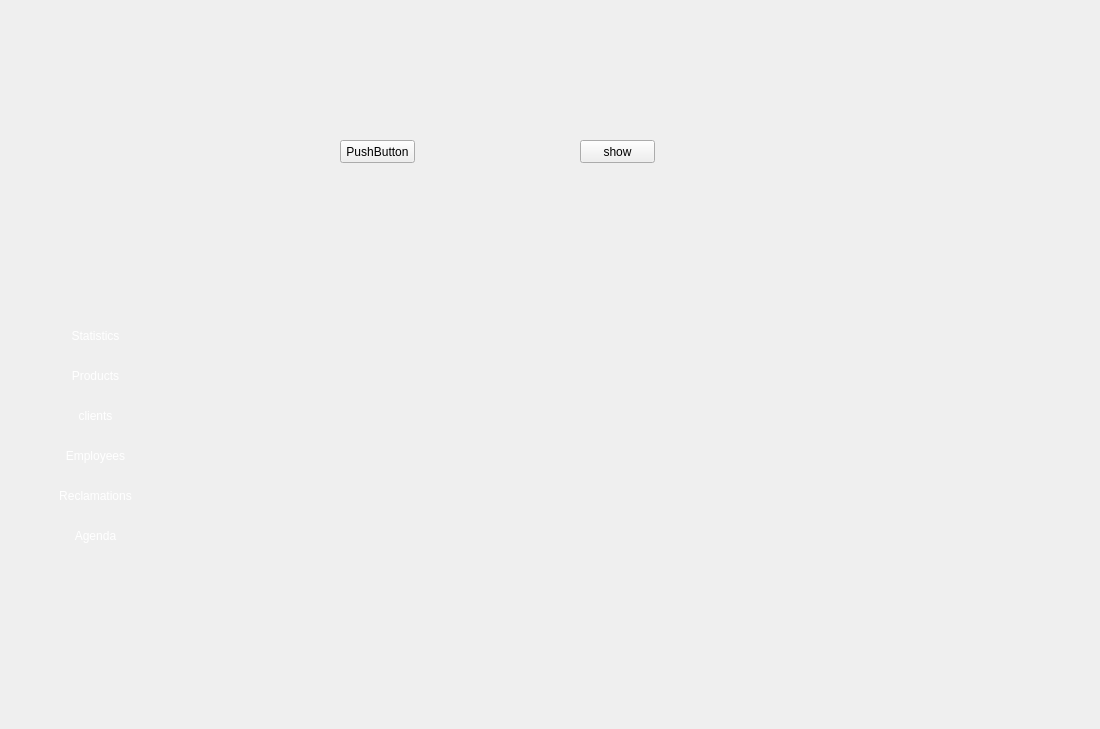
    <widget class="QWidget" name="tab_4">
     <attribute name="title">
      <string>Page</string>
     </attribute>
     <widget class="QCustomPlot" name="CLIENT" native="true">
      <property name="geometry">
       <rect>
        <x>210</x>
        <y>480</y>
        <width>371</width>
        <height>211</height>
       </rect>
      </property>
     </widget>
     <widget class="QLabel" name="label_7">
      <property name="geometry">
       <rect>
        <x>-10</x>
        <y>0</y>
        <width>1091</width>
        <height>720</height>
       </rect>
      </property>
      <property name="text">
       <string/>
      </property>
      <property name="pixmap">
       <pixmap>bg.jpg</pixmap>
      </property>
     </widget>
     <widget class="QCustomPlot" name="AFTERSALE" native="true">
      <property name="geometry">
       <rect>
        <x>660</x>
        <y>480</y>
        <width>391</width>
        <height>211</height>
       </rect>
      </property>
     </widget>
     <widget class="QCustomPlot" name="PRODUIT" native="true">
      <property name="geometry">
       <rect>
        <x>210</x>
        <y>200</y>
        <width>371</width>
        <height>241</height>
       </rect>
      </property>
     </widget>
     <widget class="QCustomPlot" name="EMPLOYE" native="true">
      <property name="geometry">
       <rect>
        <x>660</x>
        <y>200</y>
        <width>391</width>
        <height>241</height>
       </rect>
      </property>
     </widget>
     <widget class="QPushButton" name="statbarclient4">
      <property name="geometry">
       <rect>
        <x>0</x>
        <y>320</y>
        <width>191</width>
        <height>31</height>
       </rect>
      </property>
      <property name="styleSheet">
       <string notr="true">color: rgb(255, 255, 255);</string>
      </property>
      <property name="text">
       <string>Statistics</string>
      </property>
      <property name="flat">
       <bool>true</bool>
      </property>
     </widget>
     <widget class="QPushButton" name="aftersaleclient4">
      <property name="geometry">
       <rect>
        <x>0</x>
        <y>480</y>
        <width>191</width>
        <height>31</height>
       </rect>
      </property>
      <property name="styleSheet">
       <string notr="true">color: rgb(255, 255, 255);</string>
      </property>
      <property name="text">
       <string>Reclamations</string>
      </property>
      <property name="flat">
       <bool>true</bool>
      </property>
     </widget>
     <widget class="QPushButton" name="employeclient">
      <property name="geometry">
       <rect>
        <x>0</x>
        <y>440</y>
        <width>191</width>
        <height>31</height>
       </rect>
      </property>
      <property name="styleSheet">
       <string notr="true">color: rgb(255, 255, 255);</string>
      </property>
      <property name="text">
       <string>Employees</string>
      </property>
      <property name="flat">
       <bool>true</bool>
      </property>
     </widget>
     <widget class="QPushButton" name="produitbarclient4">
      <property name="geometry">
       <rect>
        <x>0</x>
        <y>360</y>
        <width>191</width>
        <height>31</height>
       </rect>
      </property>
      <property name="styleSheet">
       <string notr="true">color: rgb(255, 255, 255);</string>
      </property>
      <property name="text">
       <string>Products</string>
      </property>
      <property name="flat">
       <bool>true</bool>
      </property>
     </widget>
     <widget class="QPushButton" name="agendabarclient4">
      <property name="geometry">
       <rect>
        <x>0</x>
        <y>520</y>
        <width>191</width>
        <height>31</height>
       </rect>
      </property>
      <property name="styleSheet">
       <string notr="true">color: rgb(255, 255, 255);</string>
      </property>
      <property name="text">
       <string>Agenda</string>
      </property>
      <property name="flat">
       <bool>true</bool>
      </property>
     </widget>
     <widget class="QPushButton" name="clientbarclient4">
      <property name="geometry">
       <rect>
        <x>0</x>
        <y>400</y>
        <width>191</width>
        <height>31</height>
       </rect>
      </property>
      <property name="styleSheet">
       <string notr="true">color: rgb(255, 255, 255);</string>
      </property>
      <property name="text">
       <string>clients</string>
      </property>
      <property name="flat">
       <bool>true</bool>
      </property>
     </widget>
     <widget class="QPushButton" name="sendemailclient4">
      <property name="geometry">
       <rect>
        <x>970</x>
        <y>10</y>
        <width>21</width>
        <height>31</height>
       </rect>
      </property>
      <property name="styleSheet">
       <string notr="true">color: rgb(255, 255, 255);</string>
      </property>
      <property name="text">
       <string/>
      </property>
      <property name="flat">
       <bool>true</bool>
      </property>
     </widget>
     <widget class="QPushButton" name="refreshstatclient4">
      <property name="geometry">
       <rect>
        <x>580</x>
        <y>140</y>
        <width>75</width>
        <height>23</height>
       </rect>
      </property>
      <property name="text">
       <string>show</string>
      </property>
     </widget>
     <widget class="QPushButton" name="pushButton_36">
      <property name="geometry">
       <rect>
        <x>340</x>
        <y>140</y>
        <width>75</width>
        <height>23</height>
       </rect>
      </property>
      <property name="text">
       <string>PushButton</string>
      </property>
     </widget>
     <zorder>label_7</zorder>
     <zorder>CLIENT</zorder>
     <zorder>AFTERSALE</zorder>
     <zorder>PRODUIT</zorder>
     <zorder>EMPLOYE</zorder>
     <zorder>statbarclient4</zorder>
     <zorder>aftersaleclient4</zorder>
     <zorder>employeclient</zorder>
     <zorder>produitbarclient4</zorder>
     <zorder>agendabarclient4</zorder>
     <zorder>clientbarclient4</zorder>
     <zorder>sendemailclient4</zorder>
     <zorder>refreshstatclient4</zorder>
     <zorder>pushButton_36</zorder>
    </widget>
